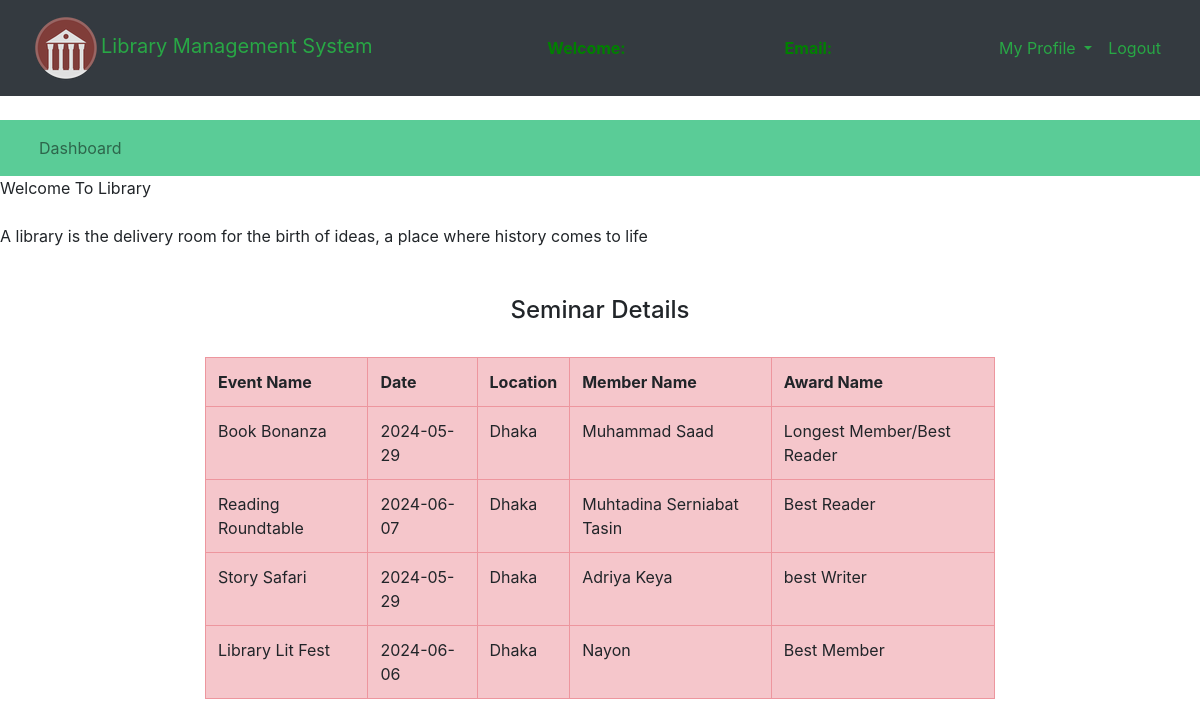
Screenshot of /librarians/event/more.php with the database file from the repository.
### tables this page shows
CREATE TABLE `award` (
  `a_id` int(11) NOT NULL,
  `member_id` int(11) NOT NULL,
  `event_id` int(11) NOT NULL,
  `award_name` varchar(100) NOT NULL
);

CREATE TABLE `library_events` (
  `event_id` int(11) NOT NULL,
  `ename` varchar(50) DEFAULT NULL,
  `branch_id` int(11) DEFAULT NULL,
  `date` date NOT NULL,
  `location` varchar(150) NOT NULL
);

CREATE TABLE `users` (
  `id` int(11) NOT NULL,
  `std_image` varchar(400) NOT NULL,
  `name` varchar(50) NOT NULL,
  `email` varchar(100) NOT NULL,
  `password` varchar(100) NOT NULL,
  `mobile` int(10) NOT NULL,
  `address` varchar(250) NOT NULL
);

### librarians/event/more.php (the view, shortened to what this page needs)
<?php
	$connection = mysqli_connect("localhost","root","");
	$query ="SELECT * FROM award LEFT JOIN users ON award.member_id=users.id LEFT JOIN library_events ON award.event_id=library_events.event_id";
?>
<!DOCTYPE html>
<html>
<head>
	<link rel="stylesheet" type="text/css" href="../../bootstrap-4.4.1/css/bootstrap.min.css">
</head>
<body>
	<nav class="navbar navbar-expand-lg navbar-dark bg-dark">
		<div class="container-fluid">
			<div class="navbar-header">
				<a class="navbar-brand text-success" href="../librarians_dashboard.php"><img class="logo" src="../logo.png">Library Management System </a>
			</div>
			<font style="color: green"><span><strong>Welcome: <?php echo $_SESSION['name']; ?></strong></span></font>
			<font style="color: green"><span><strong>Email: <?php echo $_SESSION['email']; ?></strong></font>
			<ul class="nav navbar-nav navbar-right">
				<li class="nav-item dropdown navbar-dark bg-company-red ">
					<a class="nav-link dropdown-toggle text-success" data-toggle="dropdown">My Profile </a>
				</li>
				<li class="nav-item">
					<a class="nav-link text-success" href="../logout.php">Logout</a>
				</li>
			</ul>
		</div>
	</nav><br>
	<nav class="navbar navbar-expand-lg navbar-light" style="background-color: #5ACC97">
		<div class="container-fluid">
		    <ul class="nav navbar-nav navbar-center">
		      <li class="nav-item">
		        <a class="nav-link" href="librarians_dashboard.php">Dashboard</a>
		      </li>
		    </ul>
		</div>
	</nav>
	<span>
		<marquee direction="left" bgcolor="pink" text-success>Welcome To Library </marquee>
	</span><br>
	<span>
		<marquee direction="right" bgcolor="yellow" text-success>A library is the delivery room for the birth of ideas, a place where history comes to life</marquee>
	</span><br><br>
	<center>
		<h4>Seminar Details</h4><br>
	</center>
	<div class="row">
		<div class="col-md-2"></div>
		<div class="col-md-8">
			<form>
				<table class="table table-bordered table-danger table-hover">
					<tr>
						<th>Event Name</th>
						<th>Date</th>
						<th>Location</th>
						<th>Member Name</th>
						<th>Award Name</th>
					</tr>
					<?php
					$query_run = mysqli_query($connection, $query);
					while ($row = mysqli_fetch_assoc($query_run)) {
						$ename = $row['ename'];
						$date = $row['date'];
						$location = $row['location'];
						$name = $row['name'];
						$award_name = $row['award_name'];
					?>
						<tr>
							<td><?php echo $ename; ?></td>
							<td><?php echo $date; ?></td>
							<td><?php echo $location; ?></td>
							<td><?php echo $name; ?></td>
							<td><?php echo $award_name ; ?></td>
						</tr>
					<?php
					}
					?>
				</table>
			</form>
		</div>
		<div class="col-md-2"></div>
	</div>
</body>
</html>

### rows the page displays
award: event.ename "Book Bonanza", event.date "2024-05-29", event.location "Dhaka", member.name "Muhammad Saad", award_name "Longest Member/Best Reader"
award: event.ename "Reading Roundtable", event.date "2024-06-07", event.location "Dhaka", member.name "Muhtadina Serniabat Tasin", award_name "Best Reader"
award: event.ename "Story Safari", event.date "2024-05-29", event.location "Dhaka", member.name "Adriya Keya", award_name "best Writer"
award: event.ename "Library Lit Fest", event.date "2024-06-06", event.location "Dhaka", member.name "Nayon", award_name "Best Member"
